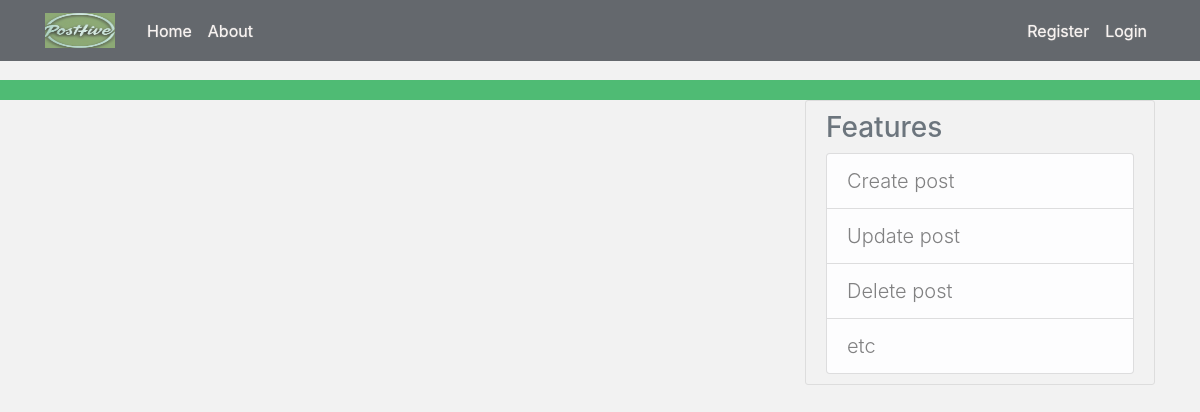
The page /user/Ok-michael on the database as committed earlier.
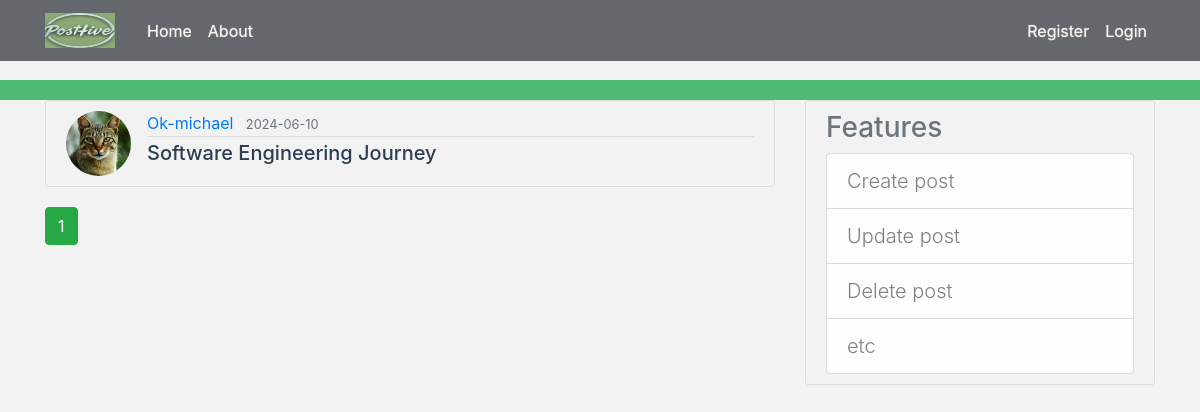
The same page on the database as committed later.
### posthive/models.py (models this page shows, shortened)
class Post(db.Model):
    id = db.Column(db.Integer, primary_key=True)
    title = db.Column(db.String(100), nullable=False)
    date_posted = db.Column(db.DateTime, nullable=False, default=datetime.utcnow)
    content = db.Column(db.Text, nullable=False)
    user_id = db.Column(db.Integer, db.ForeignKey('user.id'), nullable=False)

class User(db.Model, UserMixin):
    id = db.Column(db.Integer, primary_key=True)
    username = db.Column(db.String(20), unique=True, nullable=False)
    email = db.Column(db.String(120), unique=True, nullable=False)
    image_file = db.Column(db.String(20), nullable=False, default='default.png')
    password = db.Column(db.String(60), nullable=False)
    posts = db.relationship('Post', backref='author', lazy=True)
    """
    @property
    def is_authenticated(self):
        return True

    @property
    def is_anonymous(self):
        return False

    @property
    def is_active(self):
        return True  # Or your custom logic

    def get_id(self):
        return str(self.id)
    """

### posthive/routes.py (the view)
@app.route('/user/<string:username>')
def user_posts(username):
    page = request.args.get('page', 1, type=int)
    user = User.query.filter_by(username=username).first_or_404()
    posts = Post.query.filter_by(author=user).order_by(
        Post.date_posted.desc()).paginate(page=page, per_page=5)
    return render_template('user_posts.html', posts=posts, user=user)

### posthive/templates/user_posts.html (shortened to what this page needs)
{% extends "layout.html" %}
{% block content %}
    {% for post in posts.items %}
        <article class="media content-section">
          <img class="rounded-circle article-img" src="{{ url_for('static',
            filename='profile_pics/' + post.author.image_file) }}">
          <div class="media-body">
            <div class="article-metadata">
              <a class="mr-2" href="{{ url_for('user_posts', username=post.author.username) }}">{{ post.author.username }}</a>
              <small class="text-muted">{{ post.date_posted.strftime('%Y-%m-%d') }}</small>
            </div>
            <h5><a class="article-title" href="{{ url_for('post', post_id=post.id) }}">{{ post.title }}</a></h5>
          </div>
        </article>
    {% endfor %}
    {% for page_num in posts.iter_pages(left_edge=1, right_edge=1, left_current=1, right_current=2) %}
      {% if page_num %}
        {% if posts.page==page_num %}
          <a class="btn btn-success mb-4" href="{{ url_for('user_posts', username=user.username, page=page_num) }}">{{ page_num }}</a>
        {% else %}
          <a class="btn btn-outline-success mb-4" href="{{ url_for('user_posts', username=user.username, page=page_num) }}">{{ page_num }}</a>
        {% endif %}
      {% endif %}
    {% endfor %}
{% endblock content %}

Rows that differ between the two databases and show on the page:
added Post: image_file (picture), author.username "Ok-michael", date_posted "2024-06-10", title "Software Engineering Journey"
Other text that changed with them:
new list line: "1"
